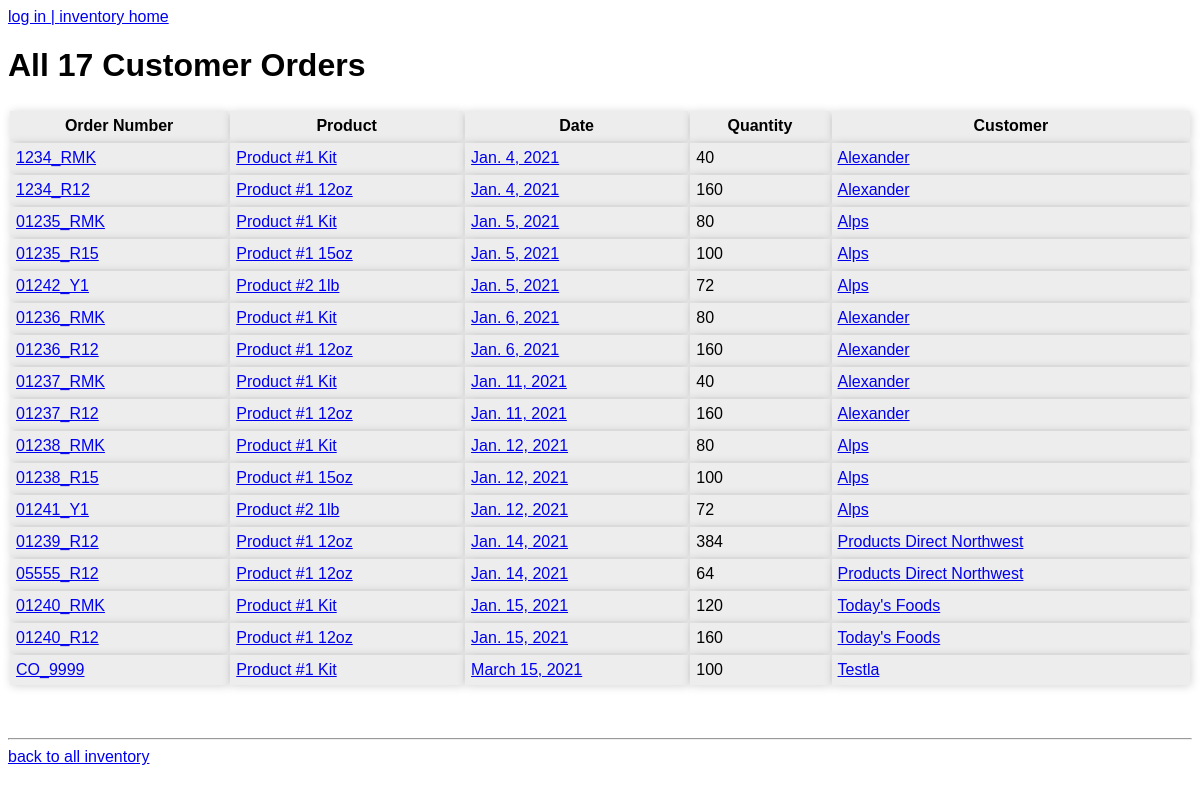
/customer_orders/all/, run on an earlier commit of the app's database.
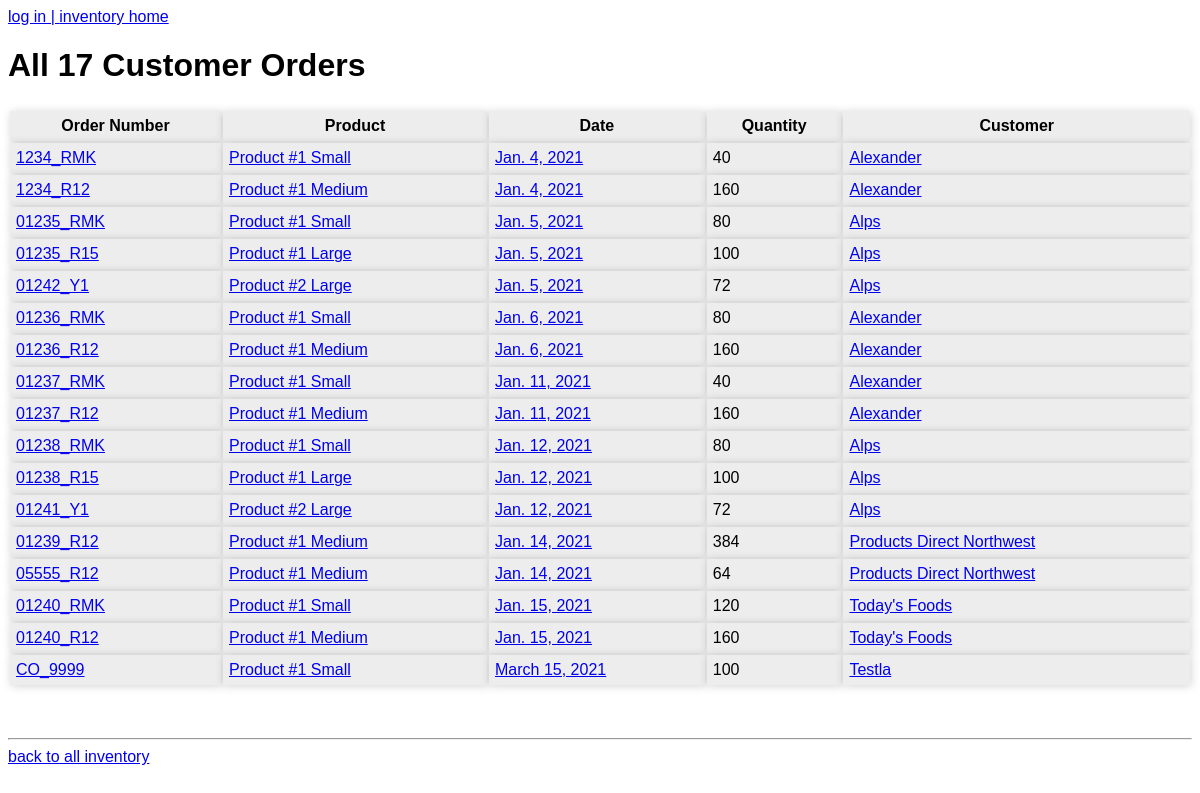
And on a later commit of the database.
### inventory/models.py (models this page shows, shortened)
class CustomerOrder(models.Model):
    order_number = models.CharField(max_length=10)
    customer = models.ForeignKey(Customer, on_delete=models.PROTECT)
    product = models.ForeignKey(Product, on_delete=models.PROTECT)
    date = models.DateField()
    quantity = models.IntegerField()

class Product(models.Model):
    name = models.CharField(max_length=40)
    label = models.SlugField(max_length=40, null=True)
    user = models.ForeignKey(User, on_delete=models.PROTECT, null=True)

class Customer(models.Model):
    name = models.CharField(max_length=40)
    label = models.SlugField(max_length=40, null=True)

### inventory/views.py (the view)
# urls.py: path('customer_orders/all/', CustomerOrderList.as_view(), name='all_customer_orders'),
class CustomerOrderList(ListView):
    model = CustomerOrder
    template_name = 'inventory/customer_orders.html'
    ordering = ['date', 'product']
    def get_context_data(self, **kwargs):
        co_count = CustomerOrder.objects.count()
        context = super().get_context_data(**kwargs)
        context['co_count'] = co_count
        return context

### inventory/urls.py (called while the page is built)
    def to_url(self, value):
        return value

### inventory/templates/inventory/customer_orders.html
{% extends "inventory/base.html" %}
{% block content %}
    <h1>
        {% if co_filter_count %}
        {{ co_filter_count }} Customer Orders from {{ start_date }} to {{ end_date }}
        {% else %}
        All {{ co_count }} Customer Orders
        {% endif %}
    </h1>
    <table>
        <tr>
            <th>Order Number</th>
            <th>Product</th>
            <th>Date</th>
            <th>Quantity</th>
            <th>Customer</th>
        </tr>
        {% for customer_order in object_list %}
        <tr>
            <td><a href="{% url 'inventory:customer_order_detail' customer_order.pk %}">{{ customer_order.order_number }}</a></td>
            <td><a href="{% url 'inventory:product_orders' customer_order.product.label %}">{{ customer_order.product.name }}</a></td>
            {% if end_date_set or not start_date %}
            <td><a href="{% url 'inventory:date_filter_customer_orders' customer_order.date %}">{{ customer_order.date }}</a></td>
            {% else %}
            <td><a href="{% url 'inventory:date_range_filter_customer_orders' start_date|date:'Y-m-d' customer_order.date %}">{{ customer_order.date }}</a></td>
            {% endif %}
            <td>{{ customer_order.quantity }}</td>
            <td><a href="{% url 'inventory:customer_customer_orders' customer_order.customer.label %}">{{ customer_order.customer.name }}</a></td>
        </tr>
        {% endfor %}
    </table>
    <br>
    <hr>
    <a href="{% url 'inventory:index' %}">back to all inventory</a>
{% endblock content %}

What changed in the data, as far as the page shows it:
changed through a linked row, CustomerOrder "1234_RMK": product.name "Product #1 Kit" → "Product #1 Small"
changed through a linked row, CustomerOrder "1234_R12": product.name "Product #1 12oz" → "Product #1 Medium"
changed through a linked row, CustomerOrder "01235_RMK": product.name "Product #1 Kit" → "Product #1 Small"
changed through a linked row, CustomerOrder "01235_R15": product.name "Product #1 15oz" → "Product #1 Large"
changed through a linked row, CustomerOrder "01242_Y1": product.name "Product #2 1lb" → "Product #2 Large"
changed through a linked row, CustomerOrder "01236_RMK": product.name "Product #1 Kit" → "Product #1 Small"
changed through a linked row, CustomerOrder "01236_R12": product.name "Product #1 12oz" → "Product #1 Medium"
changed through a linked row, CustomerOrder "01237_RMK": product.name "Product #1 Kit" → "Product #1 Small"
changed through a linked row, CustomerOrder "01237_R12": product.name "Product #1 12oz" → "Product #1 Medium"
changed through a linked row, CustomerOrder "01238_RMK": product.name "Product #1 Kit" → "Product #1 Small"
changed through a linked row, CustomerOrder "01238_R15": product.name "Product #1 15oz" → "Product #1 Large"
changed through a linked row, CustomerOrder "01241_Y1": product.name "Product #2 1lb" → "Product #2 Large"
changed through a linked row, CustomerOrder "01239_R12": product.name "Product #1 12oz" → "Product #1 Medium"
changed through a linked row, CustomerOrder "05555_R12": product.name "Product #1 12oz" → "Product #1 Medium"
changed through a linked row, CustomerOrder "01240_RMK": product.name "Product #1 Kit" → "Product #1 Small"
changed through a linked row, CustomerOrder "01240_R12": product.name "Product #1 12oz" → "Product #1 Medium"
changed through a linked row, CustomerOrder "CO_9999": product.name "Product #1 Kit" → "Product #1 Small"
